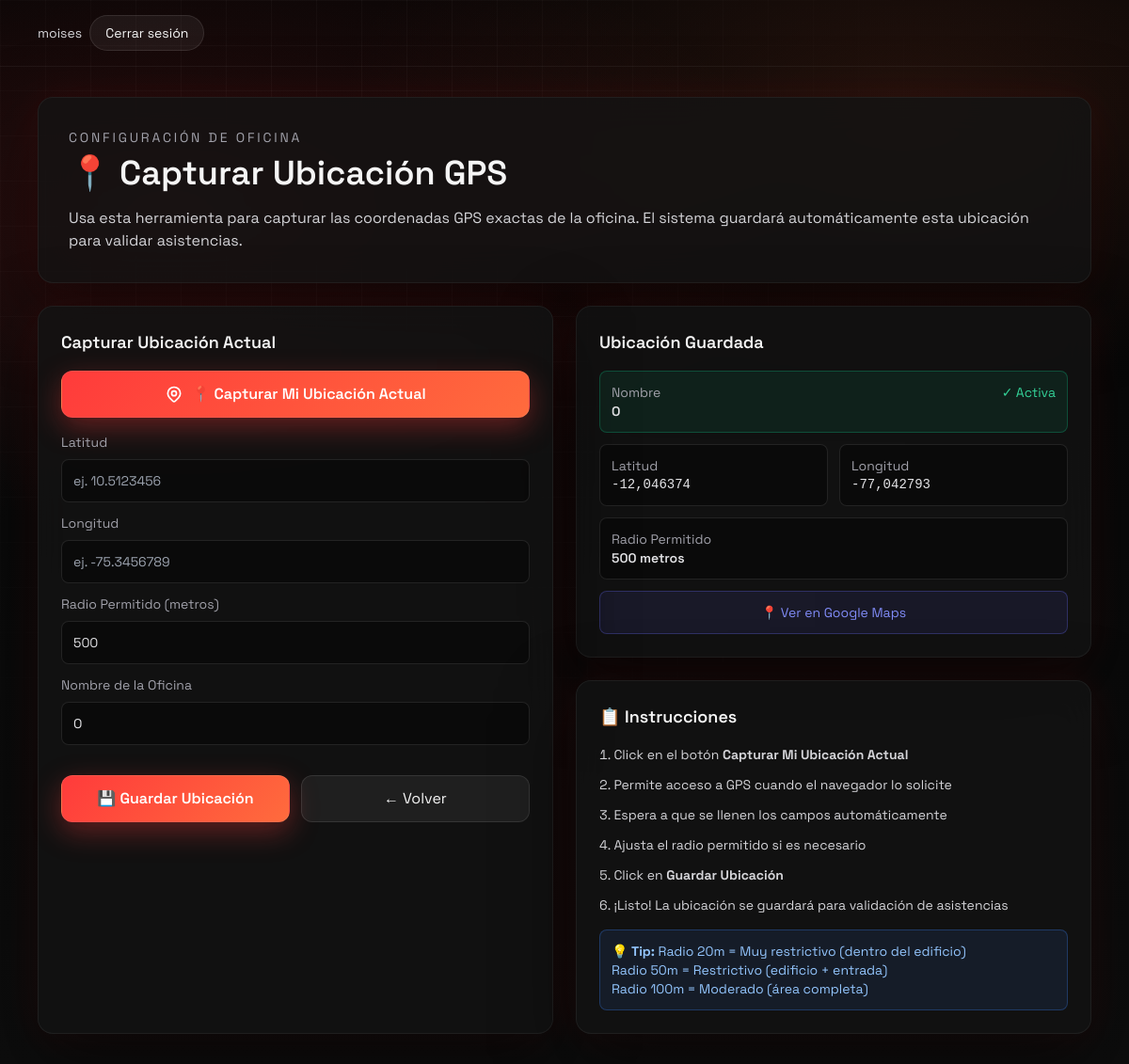
/capturar-gps/ (signed in), run on an earlier commit of the app's database.
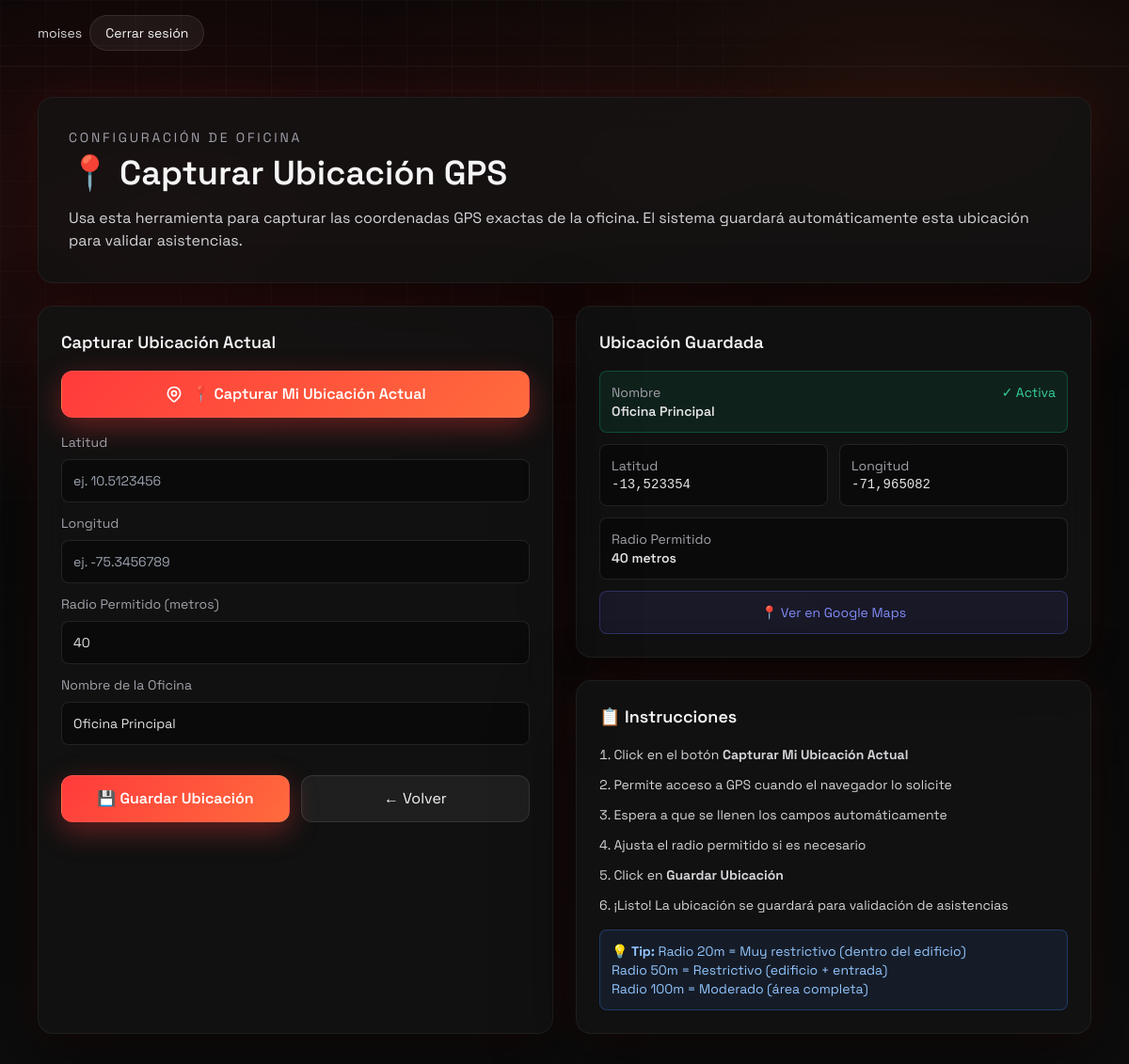
And on a later commit of the database.
### asistencia/models.py (models this page shows, shortened)
class ConfiguracionGPS(models.Model):
    nombre = models.CharField(max_length=100, default="Oficina Principal")
    latitud = models.DecimalField(max_digits=9, decimal_places=6, help_text="Latitud de la oficina")
    longitud = models.DecimalField(max_digits=9, decimal_places=6, help_text="Longitud de la oficina")
    radio_permitido_metros = models.IntegerField(default=50, help_text="Radio permitido en metros para marcar asistencia")
    activa = models.BooleanField(default=True)
    creada_en = models.DateTimeField(auto_now_add=True)
    actualizada_en = models.DateTimeField(auto_now=True)
    class Meta:
        verbose_name = "Configuración GPS"
        verbose_name_plural = "Configuraciones GPS"
    @classmethod
    def obtener_configuracion_activa(cls):
        return cls.objects.filter(activa=True).first()

### asistencia/views.py (the view)
# urls.py: path("capturar-gps/", views.capturar_gps_admin, name="capturar_gps_admin"),
@login_required
def capturar_gps_admin(request):
    if not request.user.is_staff and not request.user.is_superuser:
        return redirect('dashboard')
    config_gps = ConfiguracionGPS.obtener_configuracion_activa()
    context = {
        'config_gps': config_gps,
        'csrf_token': request.META.get('CSRF_COOKIE', '')
    }
    return render(request, 'asistencia/capturar_gps_admin.html', context)

### asistencia/templates/asistencia/capturar_gps_admin.html (shortened to what the changed rows need)
{% extends "asistencia/base.html" %}
{% block content %}
<div class="space-y-6">
    <div class="glass rounded-2xl p-6 md:p-8 fade-in">
        <div class="space-y-4">
            <div class="flex items-center justify-between">
                <div>
                    <h1 class="text-3xl md:text-4xl font-semibold mt-2">📍 Capturar Ubicación GPS</h1>
                </div>
            </div>
        </div>
    </div>
    <div class="grid lg:grid-cols-2 gap-6">
        <div class="glass rounded-2xl p-6 space-y-4 overflow-visible relative z-50">
            <div class="space-y-4">
                <div class="space-y-3">
                    <div>
                        <label class="block text-sm text-zinc-400 mb-2">Latitud</label>
                        <input type="number" id="latitud" name="latitud" step="0.000001"
                               class="w-full bg-black/40 border border-white/10 rounded-lg p-3 text-sm text-zinc-200
                                      focus:border-red-500 focus:ring-1 focus:ring-red-500 outline-none transition-all"
                               placeholder="ej. 10.5123456"
                               {% if config_gps %}value="{{ config_gps.latitud }}"{% endif %} />
                    </div>
                    <div>
                        <label class="block text-sm text-zinc-400 mb-2">Longitud</label>
                        <input type="number" id="longitud" name="longitud" step="0.000001"
                               class="w-full bg-black/40 border border-white/10 rounded-lg p-3 text-sm text-zinc-200
                                      focus:border-red-500 focus:ring-1 focus:ring-red-500 outline-none transition-all"
                               placeholder="ej. -75.3456789"
                               {% if config_gps %}value="{{ config_gps.longitud }}"{% endif %} />
                    </div>
                    <div>
                        <label class="block text-sm text-zinc-400 mb-2">Radio Permitido (metros)</label>
                        <input type="number" id="radio" name="radio" min="5" step="5"
                               class="w-full bg-black/40 border border-white/10 rounded-lg p-3 text-sm text-zinc-200
                                      focus:border-red-500 focus:ring-1 focus:ring-red-500 outline-none transition-all"
                               placeholder="ej. 20"
                               value="{% if config_gps %}{{ config_gps.radio_permitido_metros }}{% else %}20{% endif %}" />
                    </div>
                    <div>
                        <label class="block text-sm text-zinc-400 mb-2">Nombre de la Oficina</label>
                        <input type="text" id="nombre" name="nombre"
                               class="w-full bg-black/40 border border-white/10 rounded-lg p-3 text-sm text-zinc-200
                                      focus:border-red-500 focus:ring-1 focus:ring-red-500 outline-none transition-all"
                               placeholder="ej. Oficina Principal"
                               value="{% if config_gps %}{{ config_gps.nombre }}{% else %}Oficina Principal{% endif %}" />
                    </div>
                </div>
            </div>
        </div>
        <div class="space-y-6">
            <div class="glass rounded-2xl p-6 space-y-4">
                {% if config_gps %}
                    <div class="space-y-3 text-sm">
                        <div class="flex items-start justify-between p-3 bg-emerald-500/10 border border-emerald-500/30 rounded-lg">
                            <div>
                                <div class="text-zinc-400">Nombre</div>
                                <div class="font-semibold text-zinc-200">{{ config_gps.nombre }}</div>
                            </div>
                            <span class="text-emerald-400">✓ Activa</span>
                        </div>
                        <div class="grid grid-cols-2 gap-3">
                            <div class="p-3 bg-black/40 border border-white/10 rounded-lg">
                                <div class="text-zinc-400">Latitud</div>
                                <div class="font-mono text-zinc-200">{{ config_gps.latitud }}</div>
                            </div>
                            <div class="p-3 bg-black/40 border border-white/10 rounded-lg">
                                <div class="text-zinc-400">Longitud</div>
                                <div class="font-mono text-zinc-200">{{ config_gps.longitud }}</div>
                            </div>
                        </div>
                        <div class="p-3 bg-black/40 border border-white/10 rounded-lg">
                            <div class="text-zinc-400">Radio Permitido</div>
                            <div class="font-semibold text-zinc-200">{{ config_gps.radio_permitido_metros }} metros</div>
                        </div>
                        <a href="https://www.google.com/maps/?q={{ config_gps.latitud }},{{ config_gps.longitud }}"
                           target="_blank" class="block w-full p-3 bg-indigo-500/10 border border-indigo-500/30 rounded-lg
                                               text-center text-indigo-400 hover:bg-indigo-500/20 transition-colors">
                            📍 Ver en Google Maps
                        </a>
                    </div>
                {% else %}
                    <div class="p-4 bg-amber-500/10 border border-amber-500/30 rounded-lg text-amber-400 text-sm">
                        ⚠️ No hay ubicación configurada. Captura una nueva.
                    </div>
                {% endif %}
            </div>
        </div>
    </div>
</div>
{% endblock %}

What changed in the data, as far as the page shows it:
no longer on this page (row edited): ConfiguracionGPS: radio "500", nombre "O", latitud "-12,046374", longitud "-77,042793", radio_permitido_metros "500"
added ConfiguracionGPS: radio "40", nombre "Oficina Principal", latitud "-13,523354", longitud "-71,965082", radio_permitido_metros "40"
